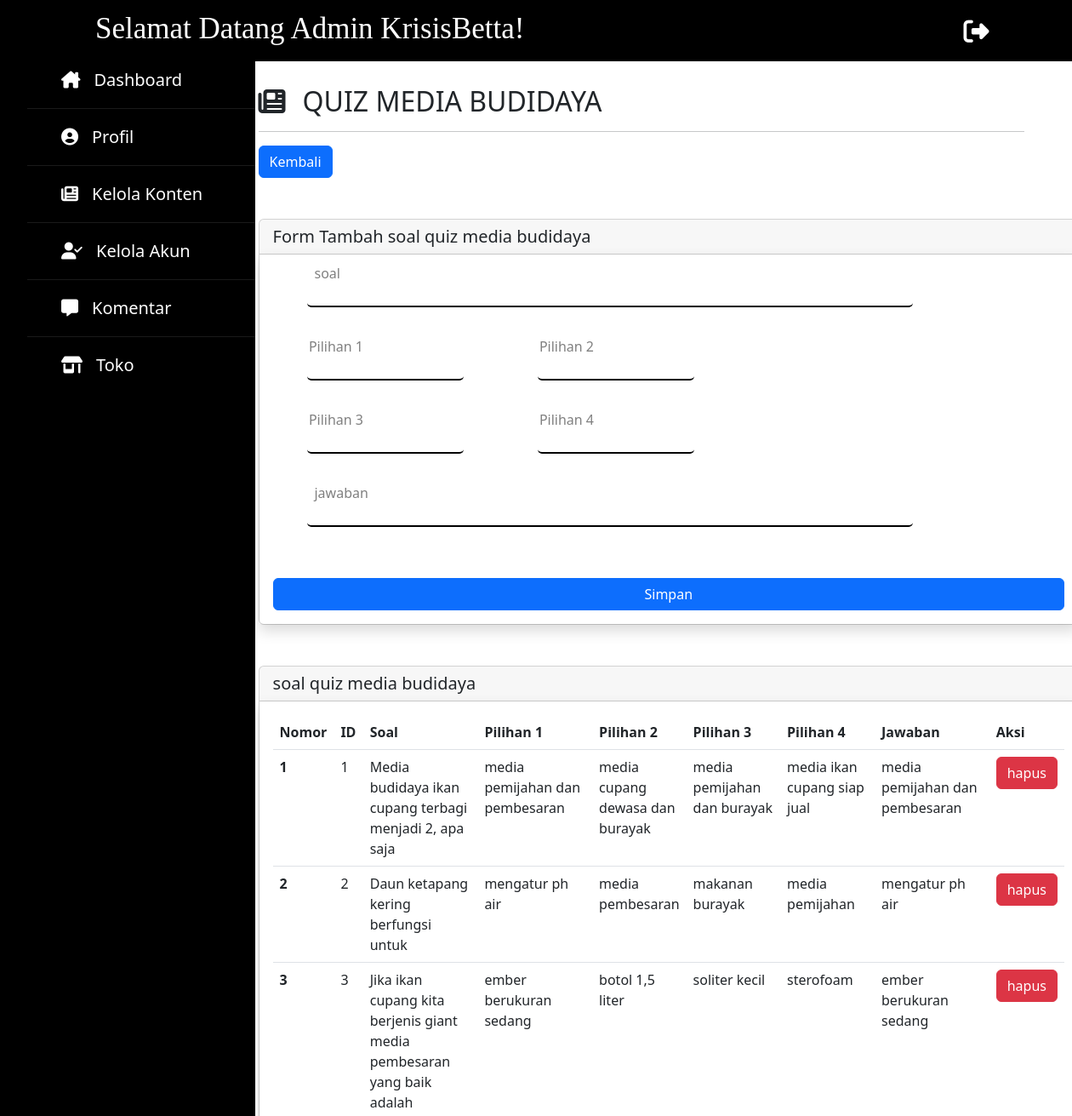
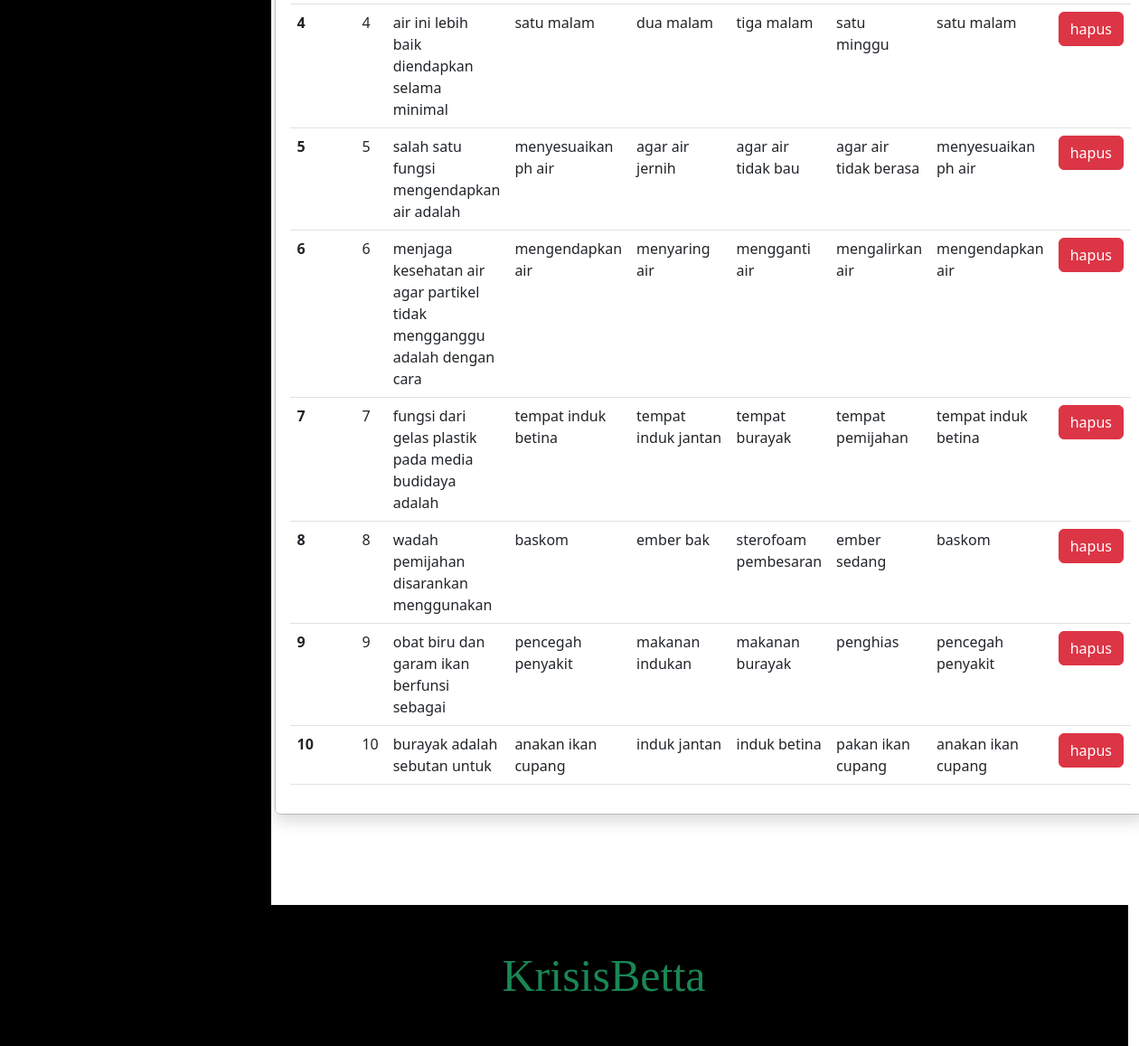
/program/admin/dashboard-admin-tambahquizmediabudidaya.php, run on the app's committed database (2 pictures, top to bottom).
### tables this page shows
CREATE TABLE `quiz_media_budidaya` (
  `id` int(11) NOT NULL,
  `soal` varchar(100) DEFAULT NULL,
  `pilihan1` varchar(40) DEFAULT NULL,
  `pilihan2` varchar(40) DEFAULT NULL,
  `pilihan3` varchar(40) DEFAULT NULL,
  `pilihan4` varchar(40) DEFAULT NULL,
  `jawaban` varchar(40) DEFAULT NULL
);

### program/admin/fungsi-admin.php (called while the page is built, shortened)
<?php
$koneksi = mysqli_connect("localhost","root","","kkp");
function query($query) {
    global $koneksi;
    $result = mysqli_query($koneksi, $query);
    $rows = [];
    while( $row = mysqli_fetch_assoc($result) ) {
        $rows[] = $row;
    }
    return $rows;
}
?>

### program/admin/dashboard-admin-tambahquizmediabudidaya.php (the view, shortened to what this page needs)
<?php
    require "fungsi-admin.php";
    $admin = query("SELECT * FROM quiz_media_budidaya");
?>
<!doctype html>
<html lang="en">
    <head>
        <link rel="stylesheet" type="text/css" href="admin.css">
        <link rel="stylesheet" type="text/css" href="sidebar.css">
        <link rel="stylesheet" type="text/css" href="fontawesome/css/all.css">
        <link href="https://cdn.jsdelivr.net/npm/bootstrap@5.2.0-beta1/dist/css/bootstrap.min.css" rel="stylesheet">
    </head>
    <body>
        <nav class="navbar navbar-expand-lg bg-black mx-auto fixed-top">
            <div class="container-fluid">
                <p class="h1">
                    <a class="navbar-brand text-white" href="dashboard-admin.php" style="font-size:35px; margin-left: 100px;">Selamat Datang Admin KrisisBetta!</a>
                </p>
                <div class="collapse navbar-collapse" id="navbarNavDropdown">
                    <a href="keluar-admin.php" onclick="return confirm('Apakah Anda Yakin Untuk Keluar?!')">
                        <span style="margin-left:500px; font-size:30px;"><i class="fa-solid fa-right-from-bracket text-white"></i></span>
                    </a>
                </div>
            </div>
        </nav>
        <div class="container-sm">
            <div class="row">
                <div class="col" style="width:30rem;">
                    <div class="sidebar">
                        <ul>
                            <li><a href="dashboard-admin.php"><i class="fa-solid fa-house-chimney"></i>Dashboard</a></li>
                            <li><a href="dashboard-admin-profil.php"><i class="fa-solid fa-circle-user"></i>Profil</a></li>
                            <li><a href="dashboard-admin-konten.php"><i class="fa-solid fa-newspaper"></i>Kelola Konten</a></li>
                            <li><a href="dashboard-admin-akunadmin.php"><i class="fa-solid fa-user-check"></i>Kelola Akun</a></li>
                            <li><a href="dashboard-admin-kelolakomentar.php"><i class="fa-solid fa-message"></i></i>Komentar</a></li>
                            <li><a href="dashboard-admin-toko.php"><i class="fa-solid fa-shop"></i>Toko</a></li>
                        </ul>
                    </div>
                </div>
                <div class="col" id="kol-dashboard" style="margin-right: -80px;">
                    <div class="row" id="header-dashboard">
                        <div class="col">
                            <span>
                                <h2><i class="fa-solid fa-newspaper"></i>QUIZ MEDIA BUDIDAYA</h2>
                                <hr style="width:900px;">
                            </span>
                        </div>
                    </div>
                    <a class="btn btn-primary me-5" href="dashboard-admin-keloladatapelatihan.php" role="button">Kembali</a>
                    <div class="card mt-5">
                        <h5 class="card-header">Form Tambah soal quiz media budidaya</h5>
                        <div class="card-body shadow">
                            <form action="" method="post">
                                <div class="kotak-isian">
                                    <input type="text" name="soal" class="form-info">
                                    <label for="" class="label-form-info">soal</label>
                                </div>
                                <table>
                                    <tr>
                                        <td>
                                            <div class="kotak-isian">
                                                <input type="text" name="pilihan1" class="form-info">
                                                <label for="" class="label-form-info">Pilihan 1</label>
                                            </div>
                                        </td>
                                        <td>
                                            <div class="kotak-isian">
                                                <input type="text" name="pilihan2" class="form-info">
                                                <label for="" class="label-form-info">Pilihan 2</label>
                                            </div>
                                        </td>
                                    </tr>
                                    <tr>
                                        <td>
                                            <div class="kotak-isian">
                                                <input type="text" name="pilihan3" class="form-info">
                                                <label for="" class="label-form-info">Pilihan 3</label>
                                            </div>
                                        </td>
                                        <td>
                                            <div class="kotak-isian">
                                                <input type="text" name="pilihan4" class="form-info">
                                                <label for="" class="label-form-info">Pilihan 4</label>
                                            </div>
                                        </td>
                                    </tr>
                                </table>
                                <div class="kotak-isian">
                                    <input type="text" name="jawaban" class="form-info">
                                    <label for="" class="label-form-info">jawaban</label>
                                </div>
                                <div class="d-grid gap-2">
                                    <button class="btn btn-primary" type="submit" name="submit">Simpan</button>
                                </div>
                            </form>
                        </div>
                    </div>
                    <div class="card mt-5">
                        <h5 class="card-header">soal quiz media budidaya</h5>
                        <div class="card-body shadow">
                            <table class="table">
                                <thead>
                                    <tr>
                                        <th scope="col">Nomor</th>
                                        <th scope="col">ID</th>
                                        <th scope="col">Soal</th>
                                        <th scope="col">Pilihan 1</th>
                                        <th scope="col">Pilihan 2</th>
                                        <th scope="col">Pilihan 3</th>
                                        <th scope="col">Pilihan 4</th>
                                        <th scope="col">Jawaban</th>
                                        <th scope="col">Aksi</th>
                                    </tr>
                                </thead>
                                <tbody>
                                    <?php $i = 1; ?>
                                    <?php foreach ($admin as $data) : ?>
                                    <tr>
                                        <th scope="row"><?=$i;?></th>
                                        <td><?=$data["id"];?></td>
                                        <td><?=$data["soal"];?></td>
                                        <td><?=$data["pilihan1"];?></td>
                                        <td><?=$data["pilihan2"];?></td>
                                        <td><?=$data["pilihan3"];?></td>
                                        <td><?=$data["pilihan4"];?></td>
                                        <td><?=$data["jawaban"];?></td>
                                        <td>
                                            <button type="button" class="btn btn-danger">hapus</button>
                                        </td>
                                    </tr>
                                    <?php $i++;?>
                                    <?php endforeach;?>
                                </tbody>
                            </table>
                        </div>
                    </div>
                </div>
            </div>
        </div>
        <div class="row bg-black" style="width:100%; padding-left:200px; position:absolute;">
            <p class="h1 mt-5 mb-5">
                <a class="navbar-brand text-success" href="dashboard-admin.php" style="font-size:50px; margin-left: -100px;">KrisisBetta</a>
            </p>
        </div>
    </body>
</html>

### program/admin/admin.css (style rules this page uses)
.h1 { font-family: cooper black; text-align: center; }
.kotak-isian { margin-left: 40px; position: relative; margin-top: 20px; }
.d-grid.gap-2 { margin-top: 20px; }
.form-info { width: 80%; margin-bottom: 40px; border: none; outline: none; border-radius: 5px; border-bottom: 2px solid black; background-color: transparent; }
.label-form-info { position: absolute; top: 2%; left: 1%; transition: .3s; font-weight: 500; color: grey; }
.kotak-isian .form-info:focus ~ .label-form-info, .kotak-isian .form-info:valid ~ .label-form-info { top: -40%; }
.label-form-info::after { top: -40%; }
#kol-dashboard { margin-left: -600px; margin-bottom: 100px; }
#header-dashboard { margin-top: 100px; }
#header-dashboard i { margin-right: 20px; }

### program/admin/sidebar.css (style rules this page uses)
* { padding: 0; margin: 0; list-style: none; text-decoration: none; }
body { font-family: 'Roboto', sans-serif; }
.sidebar { position: fixed; left: 0px; top: 60px; width: 300px; height: 100%; background: #000000; transition: all .5s ease; }
.sidebar ul a { display: block; height: 100%; width: 100%; line-height: 65px; font-size: 20px; color: white; padding-left: 40px; box-sizing: border-box; border-bottom: 1px solid black; border-top: 1px solid rgba(255,255,255,.1); transition: .4s; text-decoration: none; }
.sidebar ul a i { margin-right: 16px; }

### data on the page
quiz_media_budidaya: id "1", soal "Media budidaya ikan cupang terbagi menjadi 2, apa saja", pilihan1 "media pemijahan dan pembesaran", pilihan2 "media cupang dewasa dan burayak", pilihan3 "media pemijahan dan burayak", pilihan4 "media ikan cupang siap jual", jawaban "media pemijahan dan pembesaran"
quiz_media_budidaya: id "2", soal "Daun ketapang kering berfungsi untuk", pilihan1 "mengatur ph air", pilihan2 "media pembesaran", pilihan3 "makanan burayak", pilihan4 "media pemijahan", jawaban "mengatur ph air"
quiz_media_budidaya: id "3", soal "Jika ikan cupang kita berjenis giant media pembesaran yang baik adalah", pilihan1 "ember berukuran sedang", pilihan2 "botol 1,5 liter", pilihan3 "soliter kecil", pilihan4 "sterofoam", jawaban "ember berukuran sedang"
quiz_media_budidaya: id "4", soal "air ini lebih baik diendapkan selama minimal", pilihan1 "satu malam", pilihan2 "dua malam", pilihan3 "tiga malam", pilihan4 "satu minggu", jawaban "satu malam"
quiz_media_budidaya: id "5", soal "salah satu fungsi mengendapkan air adalah", pilihan1 "menyesuaikan ph air", pilihan2 "agar air jernih", pilihan3 "agar air tidak bau", pilihan4 "agar air tidak berasa", jawaban "menyesuaikan ph air"
quiz_media_budidaya: id "6", soal "menjaga kesehatan air agar partikel tidak mengganggu adalah dengan cara", pilihan1 "mengendapkan air", pilihan2 "menyaring air", pilihan3 "mengganti air", pilihan4 "mengalirkan air", jawaban "mengendapkan air"
quiz_media_budidaya: id "7", soal "fungsi dari gelas plastik pada media budidaya adalah", pilihan1 "tempat induk betina", pilihan2 "tempat induk jantan", pilihan3 "tempat burayak", pilihan4 "tempat pemijahan", jawaban "tempat induk betina"
quiz_media_budidaya: id "8", soal "wadah pemijahan disarankan menggunakan", pilihan1 "baskom", pilihan2 "ember bak", pilihan3 "sterofoam pembesaran", pilihan4 "ember sedang", jawaban "baskom"
quiz_media_budidaya: id "9", soal "obat biru dan garam ikan berfunsi sebagai", pilihan1 "pencegah penyakit", pilihan2 "makanan indukan", pilihan3 "makanan burayak", pilihan4 "penghias", jawaban "pencegah penyakit"
quiz_media_budidaya: id "10", soal "burayak adalah sebutan untuk", pilihan1 "anakan ikan cupang", pilihan2 "induk jantan", pilihan3 "induk betina", pilihan4 "pakan ikan cupang", jawaban "anakan ikan cupang"
